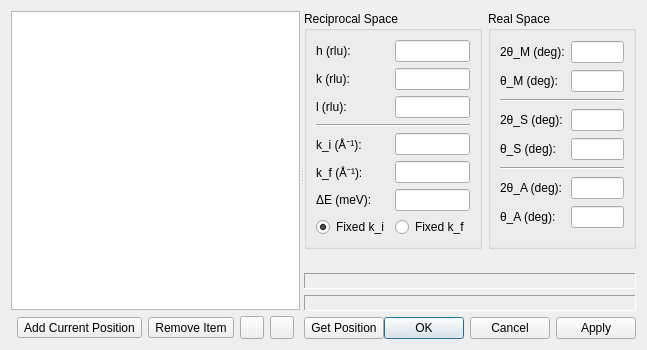
<?xml version="1.0" encoding="UTF-8"?>
<ui version="4.0">
 <class>GotoDlg</class>
 <widget class="QDialog" name="GotoDlg">
  <property name="geometry">
   <rect>
    <x>0</x>
    <y>0</y>
    <width>543</width>
    <height>350</height>
   </rect>
  </property>
  <property name="windowTitle">
   <string>Go to Position</string>
  </property>
  <layout class="QGridLayout" name="gridLayout_5">
   <item row="0" column="0">
    <widget class="QSplitter" name="splitter">
     <property name="orientation">
      <enum>Qt::Horizontal</enum>
     </property>
     <widget class="QWidget" name="layoutWidget">
      <layout class="QGridLayout" name="gridLayout_3">
       <property name="sizeConstraint">
        <enum>QLayout::SetDefaultConstraint</enum>
       </property>
       <item row="1" column="1">
        <widget class="QToolButton" name="btnAdd">
         <property name="toolTip">
          <string>Add Position</string>
         </property>
         <property name="text">
          <string>Add Current Position</string>
         </property>
        </widget>
       </item>
       <item row="1" column="2">
        <widget class="QToolButton" name="btnDel">
         <property name="toolTip">
          <string>Remove Position</string>
         </property>
         <property name="text">
          <string>Remove Item</string>
         </property>
        </widget>
       </item>
       <item row="1" column="3">
        <widget class="QToolButton" name="btnSave">
         <property name="toolTip">
          <string>Save Positions...</string>
         </property>
         <property name="text">
          <string/>
         </property>
        </widget>
       </item>
       <item row="1" column="0">
        <spacer name="horizontalSpacer">
         <property name="orientation">
          <enum>Qt::Horizontal</enum>
         </property>
         <property name="sizeHint" stdset="0">
          <size>
           <width>40</width>
           <height>20</height>
          </size>
         </property>
        </spacer>
       </item>
       <item row="1" column="4">
        <widget class="QToolButton" name="btnLoad">
         <property name="toolTip">
          <string>Load Positions...</string>
         </property>
         <property name="text">
          <string/>
         </property>
        </widget>
       </item>
       <item row="1" column="5">
        <spacer name="horizontalSpacer_2">
         <property name="orientation">
          <enum>Qt::Horizontal</enum>
         </property>
         <property name="sizeHint" stdset="0">
          <size>
           <width>40</width>
           <height>20</height>
          </size>
         </property>
        </spacer>
       </item>
       <item row="0" column="0" colspan="6">
        <widget class="QListWidget" name="listSeq">
         <property name="sizePolicy">
          <sizepolicy hsizetype="Expanding" vsizetype="Expanding">
           <horstretch>0</horstretch>
           <verstretch>0</verstretch>
          </sizepolicy>
         </property>
         <property name="dragDropMode">
          <enum>QAbstractItemView::InternalMove</enum>
         </property>
         <property name="alternatingRowColors">
          <bool>true</bool>
         </property>
         <property name="selectionRectVisible">
          <bool>false</bool>
         </property>
        </widget>
       </item>
      </layout>
     </widget>
     <widget class="QWidget" name="layoutWidget_2">
      <layout class="QGridLayout" name="gridLayout_4">
       <item row="2" column="0" colspan="2">
        <widget class="QLabel" name="labelQ">
         <property name="frameShape">
          <enum>QFrame::Panel</enum>
         </property>
         <property name="frameShadow">
          <enum>QFrame::Sunken</enum>
         </property>
         <property name="text">
          <string/>
         </property>
        </widget>
       </item>
       <item row="3" column="0" colspan="2">
        <widget class="QLabel" name="labelStatus">
         <property name="sizePolicy">
          <sizepolicy hsizetype="Preferred" vsizetype="Fixed">
           <horstretch>0</horstretch>
           <verstretch>0</verstretch>
          </sizepolicy>
         </property>
         <property name="frameShape">
          <enum>QFrame::Panel</enum>
         </property>
         <property name="frameShadow">
          <enum>QFrame::Sunken</enum>
         </property>
         <property name="text">
          <string/>
         </property>
        </widget>
       </item>
       <item row="0" column="0">
        <widget class="QGroupBox" name="groupBox">
         <property name="sizePolicy">
          <sizepolicy hsizetype="Preferred" vsizetype="Expanding">
           <horstretch>0</horstretch>
           <verstretch>0</verstretch>
          </sizepolicy>
         </property>
         <property name="title">
          <string>Reciprocal Space</string>
         </property>
         <layout class="QGridLayout" name="gridLayout">
          <item row="5" column="0">
           <widget class="QLabel" name="label_6">
            <property name="text">
             <string>k_f (Å⁻¹):</string>
            </property>
           </widget>
          </item>
          <item row="4" column="0">
           <widget class="QLabel" name="label">
            <property name="text">
             <string>k_i (Å⁻¹):</string>
            </property>
           </widget>
          </item>
          <item row="3" column="0" colspan="2">
           <widget class="Line" name="line_3">
            <property name="orientation">
             <enum>Qt::Horizontal</enum>
            </property>
           </widget>
          </item>
          <item row="1" column="1">
           <widget class="QLineEdit" name="editK"/>
          </item>
          <item row="0" column="1">
           <widget class="QLineEdit" name="editH"/>
          </item>
          <item row="6" column="1">
           <widget class="QLineEdit" name="editE"/>
          </item>
          <item row="4" column="1">
           <widget class="QLineEdit" name="editKi"/>
          </item>
          <item row="2" column="0">
           <widget class="QLabel" name="label_4">
            <property name="text">
             <string>l (rlu):</string>
            </property>
           </widget>
          </item>
          <item row="0" column="0">
           <widget class="QLabel" name="label_2">
            <property name="text">
             <string>h (rlu):</string>
            </property>
           </widget>
          </item>
          <item row="1" column="0">
           <widget class="QLabel" name="label_3">
            <property name="text">
             <string>k (rlu):</string>
            </property>
           </widget>
          </item>
          <item row="5" column="1">
           <widget class="QLineEdit" name="editKf"/>
          </item>
          <item row="6" column="0">
           <widget class="QLabel" name="label_5">
            <property name="text">
             <string>ΔE (meV):</string>
            </property>
           </widget>
          </item>
          <item row="2" column="1">
           <widget class="QLineEdit" name="editL"/>
          </item>
          <item row="7" column="0">
           <widget class="QRadioButton" name="radioFixedKi">
            <property name="text">
             <string>Fixed k_i</string>
            </property>
            <property name="checked">
             <bool>true</bool>
            </property>
           </widget>
          </item>
          <item row="7" column="1">
           <widget class="QRadioButton" name="radioFixedKf">
            <property name="text">
             <string>Fixed k_f</string>
            </property>
           </widget>
          </item>
         </layout>
        </widget>
       </item>
       <item row="0" column="1">
        <widget class="QGroupBox" name="groupBox_2">
         <property name="sizePolicy">
          <sizepolicy hsizetype="Preferred" vsizetype="Expanding">
           <horstretch>0</horstretch>
           <verstretch>0</verstretch>
          </sizepolicy>
         </property>
         <property name="title">
          <string>Real Space</string>
         </property>
         <layout class="QGridLayout" name="gridLayout_2">
          <item row="0" column="1">
           <widget class="QLineEdit" name="edit2ThetaM">
            <property name="readOnly">
             <bool>false</bool>
            </property>
           </widget>
          </item>
          <item row="1" column="0">
           <widget class="QLabel" name="label_19">
            <property name="text">
             <string>θ_M (deg):</string>
            </property>
           </widget>
          </item>
          <item row="6" column="0">
           <widget class="QLabel" name="label_8">
            <property name="text">
             <string>2θ_A (deg):</string>
            </property>
           </widget>
          </item>
          <item row="4" column="1">
           <widget class="QLineEdit" name="editThetaS">
            <property name="readOnly">
             <bool>false</bool>
            </property>
           </widget>
          </item>
          <item row="3" column="1">
           <widget class="QLineEdit" name="edit2ThetaS">
            <property name="readOnly">
             <bool>false</bool>
            </property>
           </widget>
          </item>
          <item row="6" column="1">
           <widget class="QLineEdit" name="edit2ThetaA">
            <property name="readOnly">
             <bool>false</bool>
            </property>
           </widget>
          </item>
          <item row="7" column="1">
           <widget class="QLineEdit" name="editThetaA">
            <property name="readOnly">
             <bool>true</bool>
            </property>
           </widget>
          </item>
          <item row="7" column="0">
           <widget class="QLabel" name="label_7">
            <property name="text">
             <string>θ_A (deg):</string>
            </property>
           </widget>
          </item>
          <item row="1" column="1">
           <widget class="QLineEdit" name="editThetaM">
            <property name="readOnly">
             <bool>true</bool>
            </property>
           </widget>
          </item>
          <item row="4" column="0">
           <widget class="QLabel" name="label_12">
            <property name="text">
             <string>θ_S (deg):</string>
            </property>
           </widget>
          </item>
          <item row="0" column="0">
           <widget class="QLabel" name="label_10">
            <property name="text">
             <string>2θ_M (deg):</string>
            </property>
           </widget>
          </item>
          <item row="2" column="0" colspan="2">
           <widget class="Line" name="line">
            <property name="orientation">
             <enum>Qt::Horizontal</enum>
            </property>
           </widget>
          </item>
          <item row="3" column="0">
           <widget class="QLabel" name="label_11">
            <property name="text">
             <string>2θ_S (deg):</string>
            </property>
           </widget>
          </item>
          <item row="5" column="0" colspan="2">
           <widget class="Line" name="line_2">
            <property name="orientation">
             <enum>Qt::Horizontal</enum>
            </property>
           </widget>
          </item>
         </layout>
        </widget>
       </item>
       <item row="5" column="0" colspan="2">
        <widget class="QFrame" name="frame">
         <property name="frameShape">
          <enum>QFrame::NoFrame</enum>
         </property>
         <property name="frameShadow">
          <enum>QFrame::Plain</enum>
         </property>
         <property name="lineWidth">
          <number>1</number>
         </property>
         <layout class="QHBoxLayout" name="horizontalLayout">
          <property name="spacing">
           <number>0</number>
          </property>
          <property name="margin">
           <number>0</number>
          </property>
          <item>
           <widget class="QPushButton" name="btnGetPos">
            <property name="sizePolicy">
             <sizepolicy hsizetype="Fixed" vsizetype="Minimum">
              <horstretch>0</horstretch>
              <verstretch>0</verstretch>
             </sizepolicy>
            </property>
            <property name="toolTip">
             <string>Get Current Position</string>
            </property>
            <property name="text">
             <string>Get Position</string>
            </property>
           </widget>
          </item>
          <item>
           <widget class="QDialogButtonBox" name="buttonBox">
            <property name="orientation">
             <enum>Qt::Horizontal</enum>
            </property>
            <property name="standardButtons">
             <set>QDialogButtonBox::Apply|QDialogButtonBox::Cancel|QDialogButtonBox::Ok</set>
            </property>
           </widget>
          </item>
         </layout>
        </widget>
       </item>
       <item row="1" column="0" colspan="2">
        <spacer name="verticalSpacer">
         <property name="orientation">
          <enum>Qt::Vertical</enum>
         </property>
         <property name="sizeHint" stdset="0">
          <size>
           <width>20</width>
           <height>40</height>
          </size>
         </property>
        </spacer>
       </item>
      </layout>
     </widget>
    </widget>
   </item>
  </layout>
 </widget>
 <tabstops>
  <tabstop>editH</tabstop>
  <tabstop>editK</tabstop>
  <tabstop>editL</tabstop>
  <tabstop>editKi</tabstop>
  <tabstop>editKf</tabstop>
  <tabstop>editE</tabstop>
  <tabstop>radioFixedKi</tabstop>
  <tabstop>radioFixedKf</tabstop>
  <tabstop>edit2ThetaM</tabstop>
  <tabstop>editThetaM</tabstop>
  <tabstop>edit2ThetaS</tabstop>
  <tabstop>editThetaS</tabstop>
  <tabstop>edit2ThetaA</tabstop>
  <tabstop>editThetaA</tabstop>
  <tabstop>btnAdd</tabstop>
  <tabstop>btnDel</tabstop>
  <tabstop>btnSave</tabstop>
  <tabstop>btnLoad</tabstop>
  <tabstop>btnGetPos</tabstop>
  <tabstop>buttonBox</tabstop>
  <tabstop>listSeq</tabstop>
 </tabstops>
 <resources/>
 <connections>
  <connection>
   <sender>buttonBox</sender>
   <signal>rejected()</signal>
   <receiver>GotoDlg</receiver>
   <slot>reject()</slot>
   <hints>
    <hint type="sourcelabel">
     <x>316</x>
     <y>260</y>
    </hint>
    <hint type="destinationlabel">
     <x>286</x>
     <y>274</y>
    </hint>
   </hints>
  </connection>
  <connection>
   <sender>buttonBox</sender>
   <signal>accepted()</signal>
   <receiver>GotoDlg</receiver>
   <slot>accept()</slot>
   <hints>
    <hint type="sourcelabel">
     <x>248</x>
     <y>254</y>
    </hint>
    <hint type="destinationlabel">
     <x>157</x>
     <y>274</y>
    </hint>
   </hints>
  </connection>
 </connections>
</ui>
